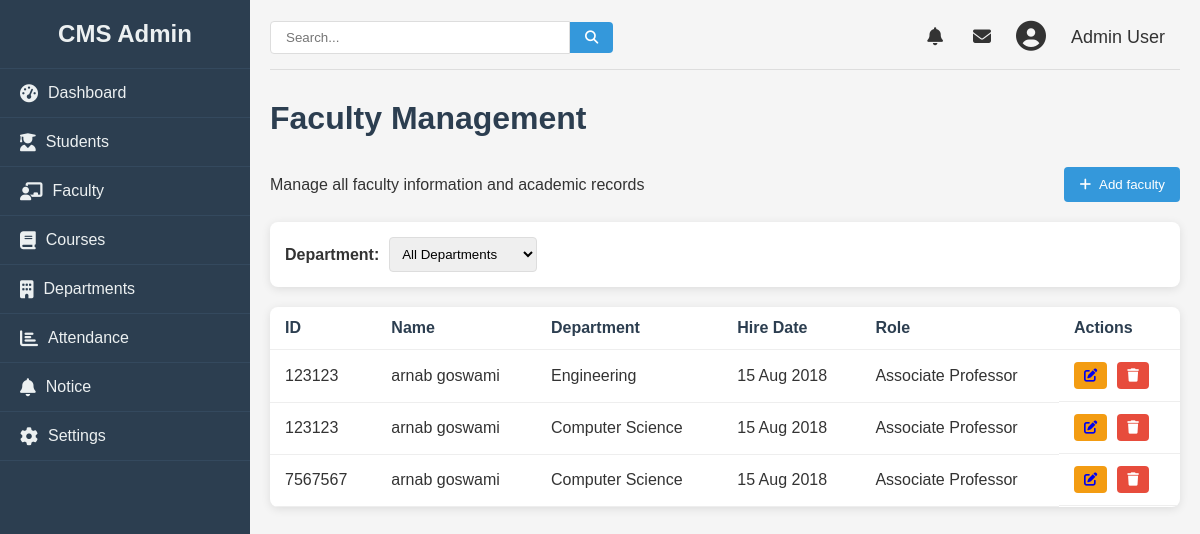
Screenshot of /admin/faculty (signed in) with the database file from the repository.
### college/model.py (models this page shows, shortened)
class Faculty(db.Model):
    id = db.Column(db.Integer, primary_key=True)
    name = db.Column(db.String(100), nullable=False)
    facultyid = db.Column(db.Integer, nullable=False)
    education = db.Column(db.String(100), nullable=False)
    email = db.Column(db.String(100), nullable=False)
    phone = db.Column(db.Integer, nullable=False)
    department = db.Column(db.Integer, nullable=False)
    role = db.Column(db.Integer, nullable=False)
    dob = db.Column(db.Date, nullable=False)
    doj = db.Column(db.Date, nullable=False)
    gender = db.Column(db.String, nullable=False)
    address = db.Column(db.String, nullable=False)

### college/admin/adminroute.py (the view)
@app.route("/admin/faculty", methods = ["GET", "POST"])
def faculty():
    logged = 'user_id' in session
    if logged:
        users = Faculty.query.all()
        return render_template("faculty.html", faculties= users)
    else:
        return redirect(url_for("login"))

### college/admin/templates/faculty.html (shortened to what this page needs)
{% from "macro/cmsnav.html" import cmsnav%}
{%extends "admbase.html"%}
{%block head%}
    <link rel="stylesheet" href="{{url_for('static', filename='css/styles.css')}}">
    <link rel="stylesheet" href="https://cdnjs.cloudflare.com/ajax/libs/font-awesome/6.4.0/css/all.min.css">
{%endblock%}
{%block content%}
    <div class="container" w-tid="21">
        {{cmsnav()}}
        <main class="main-content" w-tid="111">
            <header class="top-header" w-tid="113">
                <div class="search-box" w-tid="115">
                    <input type="text" placeholder="Search..." w-tid="117"/>
                    <button w-tid="119"><i class="fas fa-search" w-tid="121"></i></button>
                </div>
                <div class="user-profile" w-tid="123">
                    <span class="notification" w-tid="125"><i class="fas fa-bell" w-tid="127"></i></span>
                    <span class="message" w-tid="129"><i class="fas fa-envelope" w-tid="131"></i></span>
                    <div class="profile-img" w-tid="133">
                        <i class="fas fa-user-circle" w-tid="135"></i>
                    </div>
                    <span class="username" w-tid="137">Admin User</span>
                </div>
            </header>
            <div id="dashboard-page" class="content-section" w-tid="139">
                <div class="dashboard" w-tid="141">
                    <h1 w-tid="357">Faculty Management</h1>
                    <div class="students-header" w-tid="359">
                        <p w-tid="361">Manage all faculty information and academic records</p>
                        <button class="add-student-btn" w-tid="363">
                            <a style="text-decoration: none; color:white;" href="/admin/addfaculty" >
                            <i class="fas fa-plus" w-tid="365"></i>
                             Add faculty
                            </a>
                        </button>
                    </div>
                    <div class="student-filters" w-tid="639">
                        <div class="filter-group" w-tid="641">
                            <label w-tid="643">Department:</label>
                            <select w-tid="645">
                                <option w-tid="647">All Departments</option>
                            </select>
                        </div>
                    </div>
                    <div class="students-table" w-tid="673">
                        <table w-tid="675">
                            <thead w-tid="677">
                                <tr w-tid="679">
                                    <th w-tid="681">ID</th>
                                    <th w-tid="683">Name</th>
                                    <th w-tid="685">Department</th>
                                    <th w-tid="689">Hire Date</th>
                                    <th w-tid="691">Role</th>
                                    <th w-tid="693">Actions</th>
                                </tr>
                            </thead>
                            <tbody w-tid="695">
                                {%for faculty in faculties%}
                                <tr w-tid="697">
                                    <td w-tid="699">{{faculty.facultyid}}</td>
                                    <td w-tid="701">{{faculty.name}}</td>
                                    <td w-tid="703">{{faculty.department}}</td>
                                    <td w-tid="707">15 Aug 2018</td>
                                    <td w-tid="709">{{faculty.role}}</td>
                                    <td class="action-cell" w-tid="711">
                                        <button class="action-btn edit-btn" w-tid="717">
                                            <a href="/admin/update/faculty/{{faculty.id}}">
                                            <i class="fas fa-edit" w-tid="467"></i>
                                        </a>
                                        <button class="action-btn delete-btn" w-tid="721"><i class="fas fa-trash" w-tid="723"></i></button>
                                    </td>
                                </tr>
                                {%endfor%}
                            </tbody>
                        </table>
                    </div>
                </div>
            </div>
        </main>
    </div>
    {%endblock%}

### college/static/css/styles.css (style rules this page uses)
* { margin: 0; padding: 0; box-sizing: border-box; }
body { font-family: Arial, sans-serif; background-color: #f5f5f5; color: #333; }
.container { display: flex; min-height: 100vh; }
.main-content { flex: 1; padding: 20px; }
.top-header { display: flex; justify-content: space-between; align-items: center; margin-bottom: 30px; padding-bottom: 15px; border-bottom: 1px solid #ddd; }
.search-box { display: flex; align-items: center; }
.search-box input { padding: 8px 15px; border: 1px solid #ddd; border-radius: 4px 0 0 4px; width: 300px; }
.search-box button { background: #3498db; color: white; border: none; padding: 8px 15px; border-radius: 0 4px 4px 0; cursor: pointer; }
.user-profile { display: flex; align-items: center; }
.user-profile span { margin: 0 15px; font-size: 18px; cursor: pointer; }
.profile-img { font-size: 30px; margin: 0 10px; }
.dashboard h1 { margin-bottom: 30px; color: #2c3e50; }
table { width: 100%; border-collapse: collapse; }
th, td { padding: 12px 15px; text-align: left; border-bottom: 1px solid #eee; }
th { font-weight: bold; color: #2c3e50; }
.content-section { display: none; }
#dashboard-page { display: block; }
.students-header { display: flex; justify-content: space-between; align-items: center; margin-bottom: 20px; }
.add-student-btn { background-color: #3498db; color: white; border: none; padding: 10px 15px; border-radius: 4px; cursor: pointer; display: flex; align-items: center; }
.add-student-btn i { margin-right: 5px; }
.student-filters { display: flex; justify-content: space-between; margin-bottom: 20px; background: white; padding: 15px; border-radius: 8px; box-shadow: 0 2px 10px rgba(0, 0, 0, 0.1); }
.filter-group { display: flex; align-items: center; }
.filter-group label { margin-right: 10px; font-weight: bold; }
.filter-group select { padding: 8px; border-radius: 4px; border: 1px solid #ddd; }
.students-table { background: white; border-radius: 8px; box-shadow: 0 2px 10px rgba(0, 0, 0, 0.1); overflow: hidden; }
.action-cell { display: flex; gap: 10px; }
.action-btn { padding: 6px 10px; border-radius: 4px; cursor: pointer; border: none; color: white; }
.edit-btn { background-color: #f39c12; }
.delete-btn { background-color: #e74c3c; }

### rows the page displays
Faculty: facultyid "123123", name "arnab goswami", department "Engineering", role "Associate Professor"
Faculty: facultyid "123123", name "arnab goswami", department "Computer Science", role "Associate Professor"
Faculty: facultyid "7567567", name "arnab goswami", department "Computer Science", role "Associate Professor"
